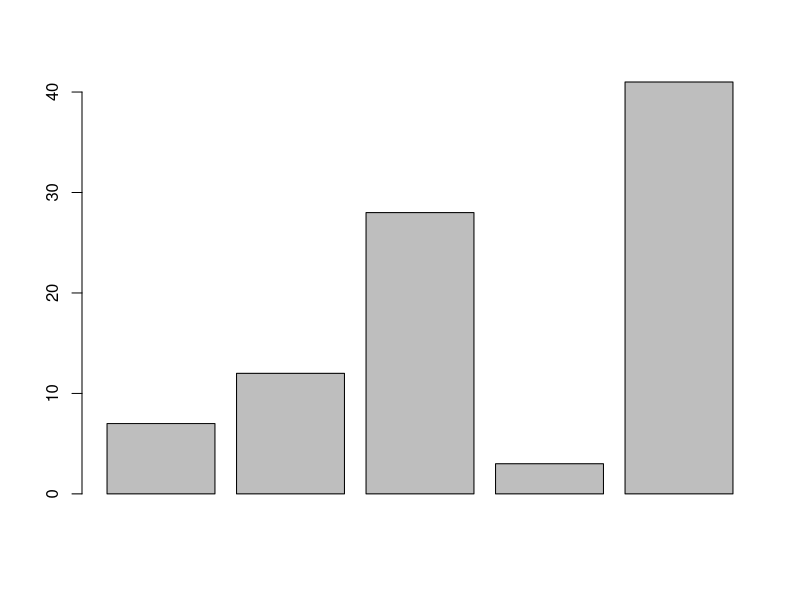
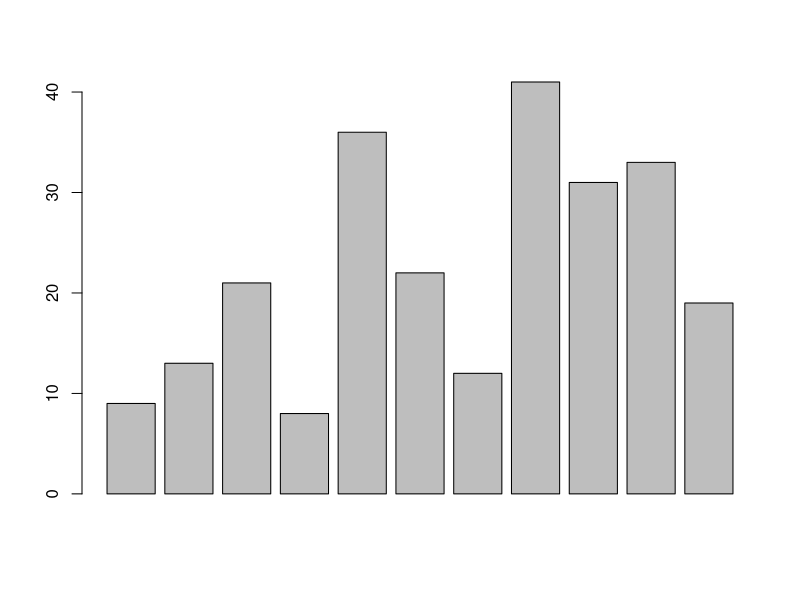
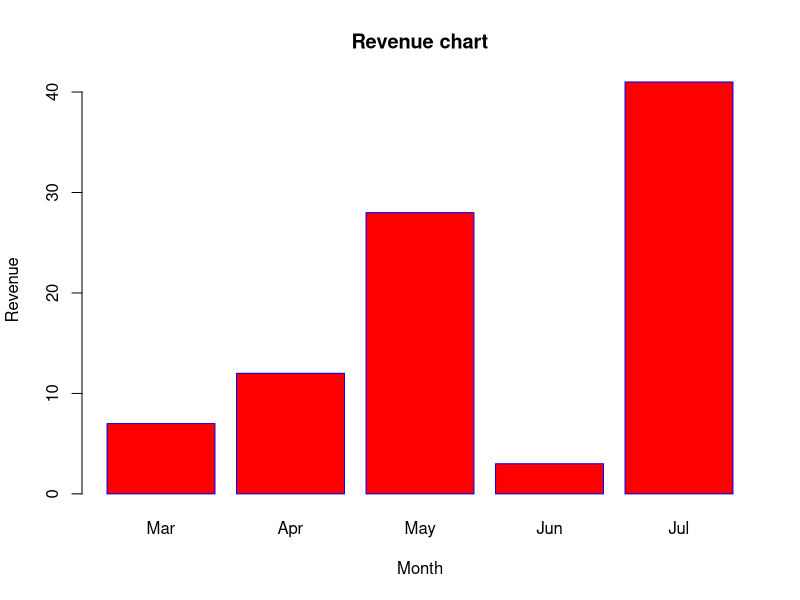
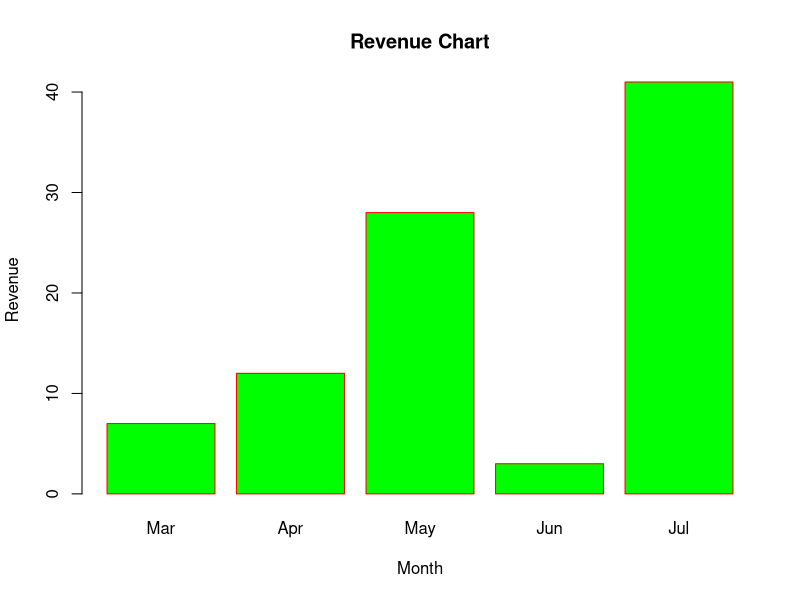
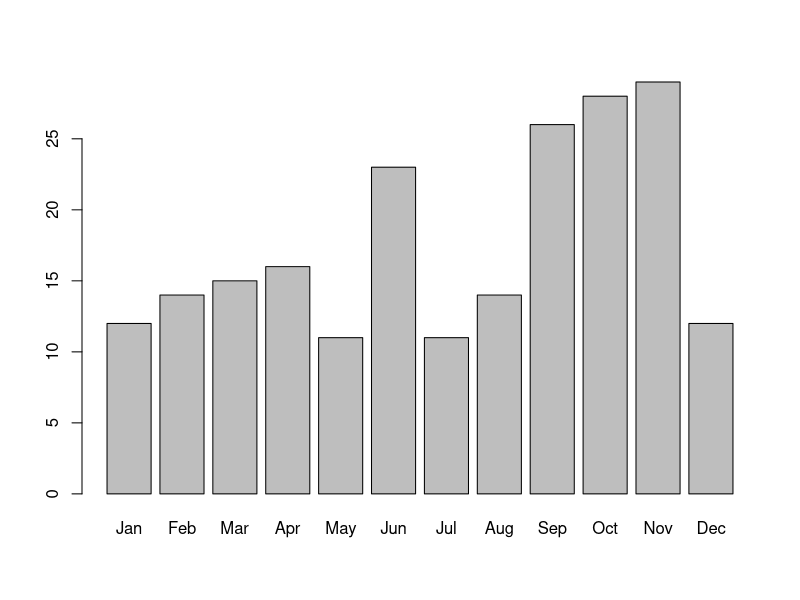
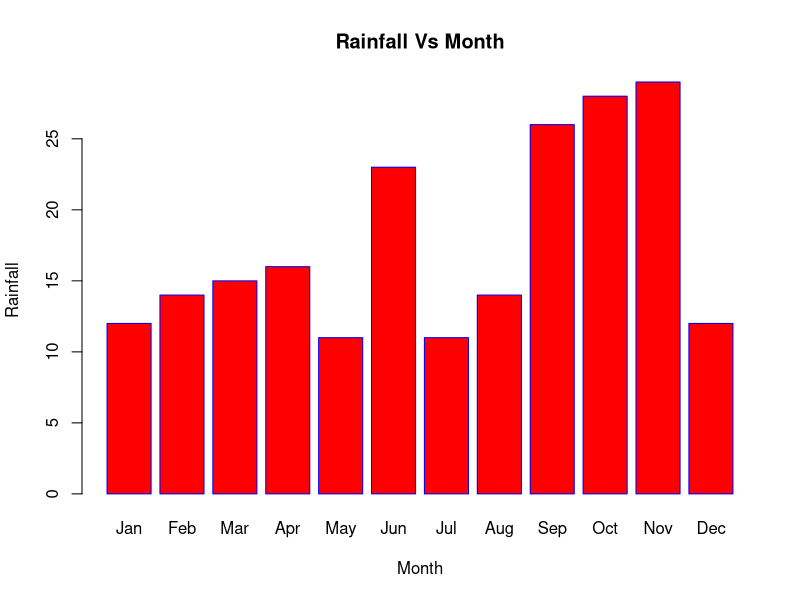
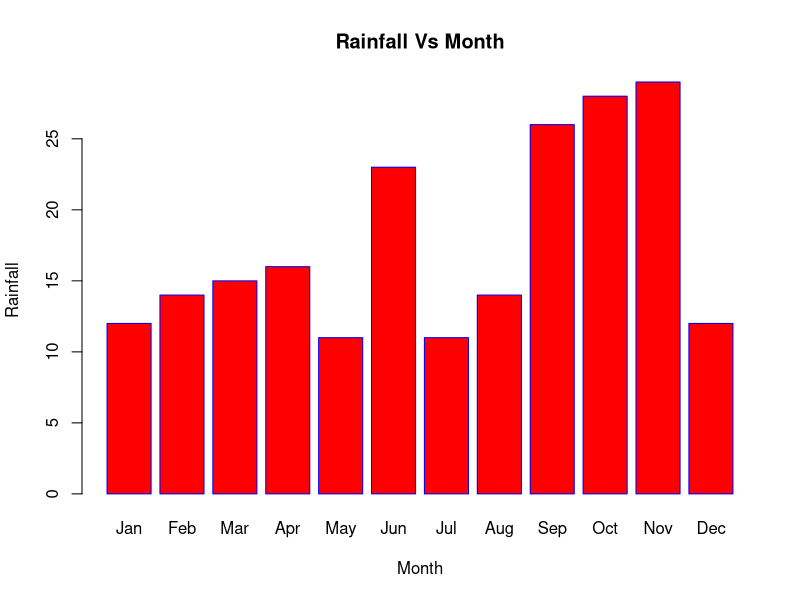
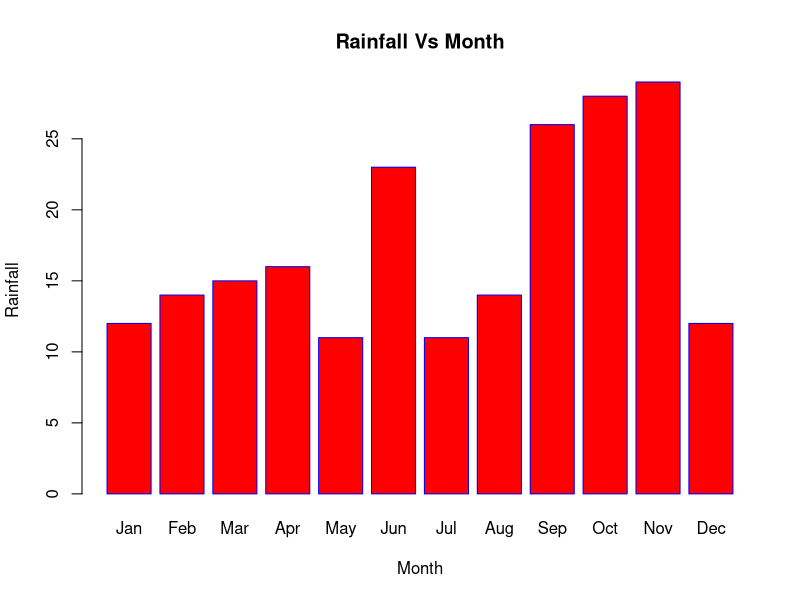

These charts were generated, in order, by the following R code:
# Create the data for the chart
H <- c(7,12,28,3,41)
barplot(H)
setwd("E:/MCA/unit III")
H <-  c(9,13,21,8,36,22,12,41,31,33,19)
# Give the chart file a name
#png(file = "barchart.png")

# Plot the bar chart 
barplot(H)

# Save the file
#dev.off()
#########################
# Create the data for the chart
H <- c(7,12,28,3,41)
M <- c("Mar","Apr","May","Jun","Jul")

# Give the chart file a name
#png(file = "E:/MCA/charts and graphs/barchart_months_revenue.png")

# Plot the bar chart 
barplot(H,names.arg=M,xlab="Month",ylab="Revenue",col="red",
        main="Revenue chart",border="blue")

barplot(H,names.arg=M,xlab="Month",ylab="Revenue",col="green",main="Revenue Chart",border="red")

H<-c(12,14,15,16,11,23,11,14,26,28,29,12)
M<-c("Jan","Feb","Mar","Apr","May","Jun","Jul","Aug","Sep","Oct","Nov","Dec")
barplot(H,names.arg = M)
barplot(H,names.arg=M,xlab="Month",ylab="Rainfall",col="red",main="Rainfall Vs Month",border="blue")
barplot(H,names.arg=M,xlab="Month",ylab="Rainfall",main="Rainfall Vs Month",col="red",border="blue")
barplot(xlab="Month",ylab="Rainfall",main="Rainfall Vs Month",col="red",border="blue",H,names.arg = M)


# Save the file
dev.off()
##############################

# Create the input vectors.

colors = c("green","orange","brown")
months <- c("Mar","Apr","May","Jun","Jul")
regions <- c("East","West","North")

# Create the matrix of the values.
Values <- matrix(c(2,9,3,11,9,4,8,7,3,12,5,2,8,10,11), nrow = 3, ncol = 5, byrow = TRUE)
print(Values)
# Give the chart file a name
#png(file = "barchart_stacked.png")

# Create the bar chart
barplot(Values, main = "total revenue", names.arg = months, xlab = "month", ylab = "revenue", col = colors)

# Add the legend to the chart
legend("topleft", regions, cex = 0.75, fill = colors)

# Save the file
#dev.off()
#############################

setwd("e:/MCA/Unit III")

df<-read.csv("Combined.csv")
print(df)


df1=df["SALARY"]
print(df1)
#barplot(df1)
v<-df1[,]
print(v)
barplot(v)
dfname1<-df["Name"]
names<-dfname1[,]
print(names)
#names<-c("1","2","3","4","5","6","7","8")
barplot(v,names.arg=names,xlab="salary",ylab="in Rs",main="Salary Chart",col="red",border="blue")
 
